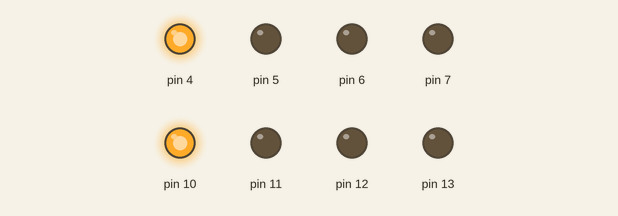
Recording of a sketch running on a simulated Arduino Uno, built with avr-gcc and run on an emulated ATmega328P. Shown: output pins drawn as LEDs (lit = HIGH).

Above: at 0.5 s.
At 1.5 s:
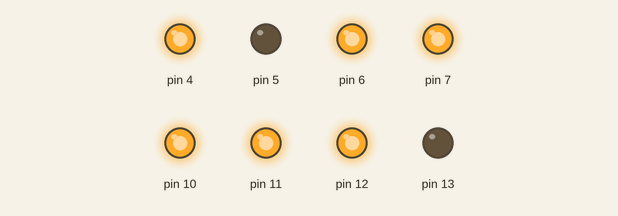
At 2.5 s:
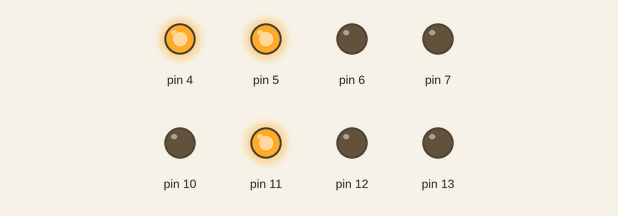
At 4.5 s:
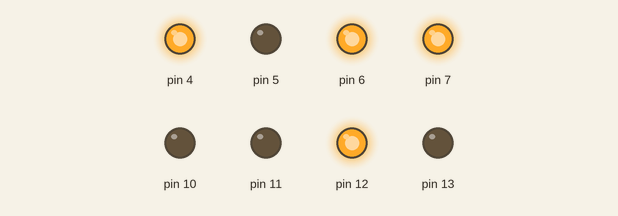
At 6.5 s:
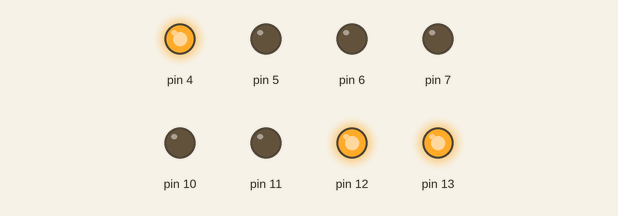
At 9.5 s:
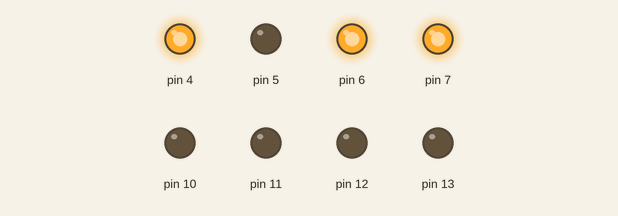
Timing chart, 0 to 11.5 s (numbered marks = the images above):
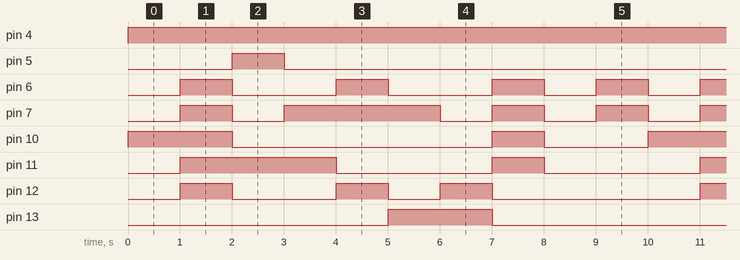

The sketch:

Display7s.ino
```cpp
void setup()
{
  pinMode(13,OUTPUT);
  pinMode(12,OUTPUT);
  pinMode(11,OUTPUT);
  pinMode(10,OUTPUT);
  pinMode(7,OUTPUT);
  pinMode(6,OUTPUT);
  pinMode(5,OUTPUT);
  pinMode(4,OUTPUT);
}
void loop()
{
  digitalWrite(13,LOW);
  digitalWrite(12,LOW);
  digitalWrite(11,LOW);
  digitalWrite(10,HIGH);
  digitalWrite(7,LOW);
  digitalWrite(6,LOW);
  digitalWrite(5,LOW);
  digitalWrite(4,HIGH);
  delay(1000);
  digitalWrite(13,LOW);
  digitalWrite(12,HIGH);
  digitalWrite(11,HIGH);
  digitalWrite(10,HIGH);
  digitalWrite(7,HIGH);
  digitalWrite(6,HIGH);
  digitalWrite(5,LOW);
  digitalWrite(4,HIGH);
  delay(1000);
  digitalWrite(13,LOW);
  digitalWrite(12,LOW);
  digitalWrite(11,HIGH);
  digitalWrite(10,LOW);
  digitalWrite(7,LOW);
  digitalWrite(6,LOW);
  digitalWrite(5,HIGH);
  digitalWrite(4,HIGH);
  delay(1000);
  digitalWrite(13,LOW);
  digitalWrite(12,LOW);
  digitalWrite(11,HIGH);
  digitalWrite(10,LOW);
  digitalWrite(7,HIGH);
  digitalWrite(6,LOW);
  digitalWrite(5,LOW);
  digitalWrite(4,HIGH);
  delay(1000);
  digitalWrite(13,LOW);
  digitalWrite(12,HIGH);
  digitalWrite(11,LOW);
  digitalWrite(10,LOW);
  digitalWrite(7,HIGH);
  digitalWrite(6,HIGH);
  digitalWrite(5,LOW);
  digitalWrite(4,HIGH);
  delay(1000);
  digitalWrite(13,HIGH);
  digitalWrite(12,LOW);
  digitalWrite(11,LOW);
  digitalWrite(10,LOW);
  digitalWrite(7,HIGH);
  digitalWrite(6,LOW);
  digitalWrite(5,LOW);
  digitalWrite(4,HIGH);
  delay(1000);
  digitalWrite(13,HIGH);
  digitalWrite(12,HIGH);
  digitalWrite(11,LOW);
  digitalWrite(10,LOW);
  digitalWrite(7,LOW);
  digitalWrite(6,LOW);
  digitalWrite(5,LOW);
  digitalWrite(4,HIGH);
  delay(1000);
  digitalWrite(13,LOW);
  digitalWrite(12,LOW);
  digitalWrite(11,HIGH);
  digitalWrite(10,HIGH);
  digitalWrite(7,HIGH);
  digitalWrite(6,HIGH);
  digitalWrite(5,LOW);
  digitalWrite(4,HIGH);
  delay(1000);
  digitalWrite(13,LOW);
  digitalWrite(12,LOW);
  digitalWrite(11,LOW);
  digitalWrite(10,LOW);
  digitalWrite(7,LOW);
  digitalWrite(6,LOW);
  digitalWrite(5,LOW);
  digitalWrite(4,HIGH);
  delay(1000);
  digitalWrite(13,LOW);
  digitalWrite(12,LOW);
  digitalWrite(11,LOW);
  digitalWrite(10,LOW);
  digitalWrite(7,HIGH);
  digitalWrite(6,HIGH);
  digitalWrite(5,LOW);
  digitalWrite(4,HIGH);
  delay(1000);
}
```

Measured:
- by itself, pin 4: LOW → HIGH at 0.00 s
- by itself, pin 5: alternates HIGH for 1.0 s and LOW for 9.0 s
- by itself, pin 6: repeats every 10.0 s: 2 × (LOW 2.0 s, HIGH 1.0 s), 2 × (LOW 1.0 s, HIGH 1.0 s)
- by itself, pin 7: repeats every 10.0 s: LOW 1.0 s, HIGH 3.0 s, 3 × (LOW 1.0 s, HIGH 1.0 s)
- by itself, pin 10: repeats every 10.0 s: LOW 5.0 s, HIGH 1.0 s, LOW 2.0 s, HIGH 2.0 s
- by itself, pin 11: repeats every 10.0 s: LOW 3.0 s, HIGH 1.0 s, LOW 3.0 s, HIGH 3.0 s
- by itself, pin 12: repeats every 10.0 s: LOW 2.0 s, HIGH 1.0 s, LOW 1.0 s, HIGH 1.0 s, LOW 4.0 s, HIGH 1.0 s
- by itself, pin 13: alternates HIGH for 2.0 s and LOW for 8.0 s
